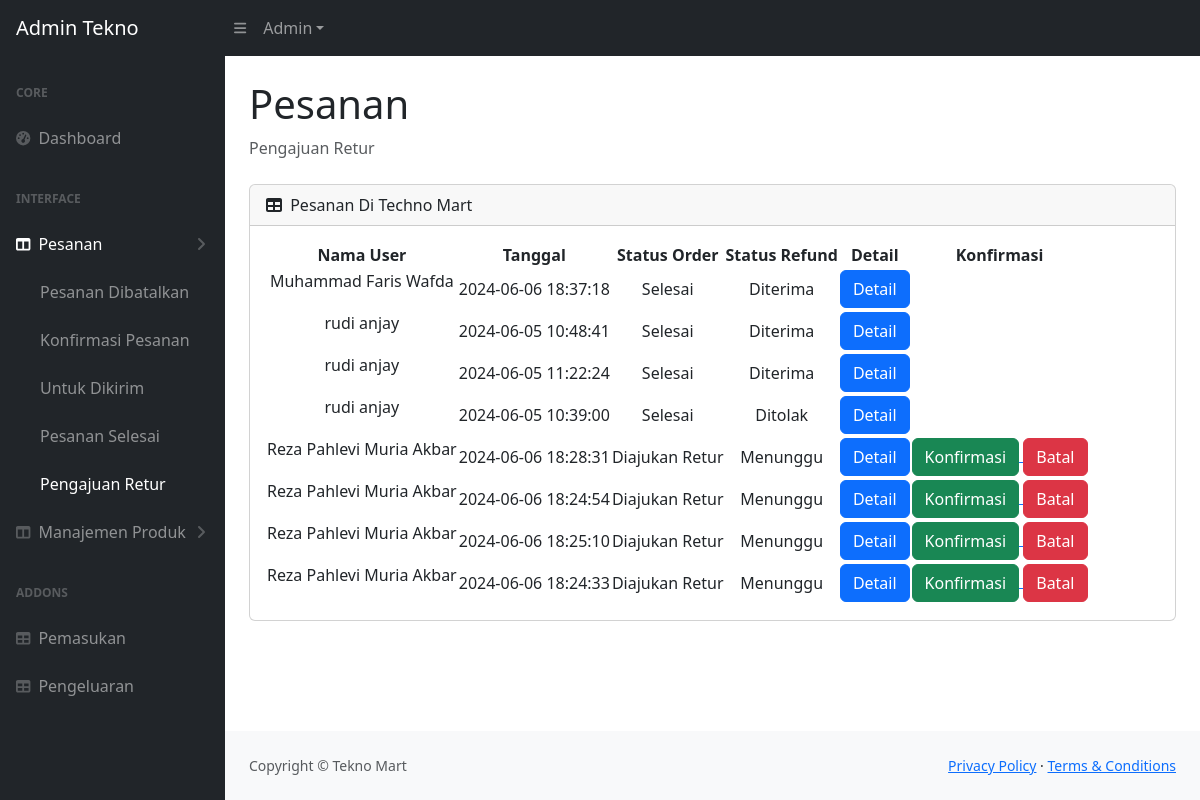
Screenshot of /bangjanganbang/refund.php with the database file from the repository.
### tables this page shows
CREATE TABLE `orders` (
  `id_orders` int(10) NOT NULL,
  `id_user` int(10) NOT NULL,
  `id_jasa` int(10) NOT NULL,
  `id_metode` int(10) NOT NULL,
  `tanggal` datetime NOT NULL,
  `pesan` varchar(255) NOT NULL,
  `konfirmasi` varchar(99) NOT NULL,
  `status` varchar(99) NOT NULL,
  `bukti_pembayaran` varchar(255) NOT NULL
);

CREATE TABLE `tb_user` (
  `id_user` int(10) NOT NULL,
  `username` varchar(99) NOT NULL,
  `nama` varchar(99) NOT NULL,
  `telp` varchar(20) NOT NULL,
  `alamat` varchar(99) NOT NULL,
  `email` varchar(99) NOT NULL,
  `password` varchar(99) NOT NULL
);

CREATE TABLE `tb_refund` (
  `id_refund` int(10) NOT NULL,
  `id_orders` int(10) NOT NULL,
  `tanggal` datetime NOT NULL,
  `alasan` varchar(255) NOT NULL,
  `bukti` varchar(255) NOT NULL,
  `status_refund` varchar(255) NOT NULL
);

### db/koneksi.php (called while the page is built, shortened)
<?php
$host = "localhost:3306";
$user = "root";
$password = "";
$dbname = "tecp5312_elektronik";
$conn = mysqli_connect($host, $user, $password, $dbname);
function query($query){
    global $conn;
    $result = mysqli_query($conn, $query);
    $rows = [];
    while ($row = mysqli_fetch_assoc($result)) {
        $rows[] = $row;
    }
    return $rows;
}
?>

### bangjanganbang/refund.php (the view, shortened to what this page needs)
<?php
    include "../db/koneksi.php";
    $orders = query("SELECT *, tb_refund.tanggal as tgl_refund, tb_refund.alasan FROM orders
                inner join jasa_kirim using(id_jasa)
                inner join metode using(id_metode)
                inner join tb_user using(id_user)
                left join tb_refund using(id_orders)
                where orders.status = 'Diajukan Retur' OR tb_refund.status_refund = 'Diterima' OR tb_refund.status_refund = 'Ditolak' ORDER BY orders.status DESC");
?>
<!DOCTYPE html>
<html lang="en">
    <head>
        <link href="https://cdn.jsdelivr.net/npm/simple-datatables@7.1.2/dist/style.min.css" rel="stylesheet" />
        <link href="../css/styles.css" rel="stylesheet" />
        <link href="https://cdn.jsdelivr.net/npm/bootstrap@5.3.3/dist/css/bootstrap.min.css" rel="stylesheet">
    </head>
    <body class="sb-nav-fixed">
        <nav class="sb-topnav navbar navbar-expand navbar-dark bg-dark">
            <a class="navbar-brand ps-3" href="index.php">Admin Tekno</a>
            <button class="btn btn-link btn-sm order-1 order-lg-0 me-4 me-lg-0" id="sidebarToggle" href="#!"><i class="fas fa-bars"></i></button>
            <ul class="navbar-nav ms-auto ms-md-0 me-3 me-lg-4">
                <li class="nav-item dropdown">
                    <a class="nav-link dropdown-toggle" id="navbarDropdown" href="#" role="button" data-bs-toggle="dropdown" aria-expanded="false">Admin</a>
                </li>
            </ul>
        </nav>
        <div id="layoutSidenav">
            <div id="layoutSidenav_nav">
                <nav class="sb-sidenav accordion sb-sidenav-dark" id="sidenavAccordion">
                    <div class="sb-sidenav-menu">
                        <div class="nav">
                            <div class="sb-sidenav-menu-heading">Core</div>
                            <a class="nav-link" href="index.php">
                                <div class="sb-nav-link-icon"><i class="fas fa-tachometer-alt"></i></div>
                                Dashboard
                            </a>
                            <div class="sb-sidenav-menu-heading">Interface</div>
                            <a class="nav-link collapsed active" href="#" data-bs-toggle="collapse" data-bs-target="#collapseLayouts" aria-expanded="true" aria-controls="collapseLayouts">
                                <div class="sb-nav-link-icon"><i class="fas fa-columns"></i></div>
                                Pesanan
                                <div class="sb-sidenav-collapse-arrow"><i class="fas fa-angle-down"></i></div>
                            </a>
                            <div class="collapse show" id="collapseLayouts" aria-labelledby="headingOne" data-bs-parent="#sidenavAccordion">
                                <nav class="sb-sidenav-menu-nested nav">
                                    <a class="nav-link" href="batal.php">Pesanan Dibatalkan</a>
                                    <a class="nav-link" href="konfirmasi.php">Konfirmasi Pesanan</a>
                                    <a class="nav-link" href="diproses.php">Untuk Dikirim</a>
                                    <a class="nav-link" href="selesai.php">Pesanan Selesai</a>
                                    <a class="nav-link active" href="refund.php">Pengajuan Retur</a>
                                </nav>
                            </div>
                            <a class="nav-link collapsed" href="#" data-bs-toggle="collapse" data-bs-target="#collapsePages" aria-expanded="false" aria-controls="collapsePages">
                                <div class="sb-nav-link-icon"><i class="fas fa-columns"></i></div>
                                Manajemen Produk
                                <div class="sb-sidenav-collapse-arrow"><i class="fas fa-angle-down"></i></div>
                            </a>
                            <div class="sb-sidenav-menu-heading">Addons</div>
                            <a class="nav-link" href="pendapatan.php">
                                <div class="sb-nav-link-icon"><i class="fas fa-table"></i></div>
                                Pemasukan
                            </a>
                            <a class="nav-link" href="pengeluaran.php">
                                <div class="sb-nav-link-icon"><i class="fas fa-table"></i></div>
                                Pengeluaran
                            </a>
                        </div>
                    </div>
                </nav>
            </div>
            <div id="layoutSidenav_content">
                <main>
                    <div class="container-fluid px-4">
                        <h1 class="mt-4">Pesanan</h1>
                        <ol class="breadcrumb mb-4">
                            <li class="breadcrumb-item active">Pengajuan Retur</li>
                        </ol>
                        <div class="card mb-4">
                            <div class="card-header">
                                <i class="fas fa-table me-1"></i>
                                Pesanan Di Techno Mart
                            </div>
                            <div class="card-body">
                                <table id="datatablesSimple" class="text-center">
                                    <thead>
                                        <tr>
                                            <th>Nama User</th>
                                            <th>Tanggal</th>
                                            <th>Status Order</th>
                                            <th>Status Refund</th>
                                            <th>Detail</th>
                                            <th>Konfirmasi</th>
                                        </tr>
                                    </thead>
                                    <tbody>
                                        <?php
                                        foreach ($orders as $ord){
                                        ?>
                                        <tr>
                                            <td><p style="font-size:16px"><?= $ord["nama"] ?></p></td>
                                            <td><?= $ord["tgl_refund"] ?></td>
                                            <td><?= $ord["status"] ?></td>
                                            <td><?= $ord["status_refund"] ?></td>
                                            <td>
                                                <button type="button" class="btn btn-primary" data-bs-toggle="modal" data-bs-target="#exampleModal<?= $ord['id_orders'] ?>">
                                                    Detail
                                                </button>
                                            </td>
                                            <td>
                                                <?php
                                                if ($ord["status"] == "Diajukan Retur") {
                                                ?>
                                                <form method="post">
                                                    <a href="" onclick="return confirm('Yakin untuk melakukan refund?')">
                                                        <button  type="submit" class="btn btn-success" name="confirm">
                                                            Konfirmasi
                                                        </button>
                                                    </a>
                                                    <a href="" onclick="return confirm('Yakin untuk membatalkan refund?')" >
                                                        <button type="submit" class="btn btn-danger" name="batal">
                                                            Batal
                                                        </button>
                                                    </a>
                                                </form>
                                                <?php }?>
                                            </td>
                                        </tr>
                                        <?php }?>
                                    </tbody>
                                </table>
                            </div>
                        </div>
                    </div>
                </main>
                <footer class="py-4 bg-light mt-auto">
                    <div class="container-fluid px-4">
                        <div class="d-flex align-items-center justify-content-between small">
                            <div class="text-muted">Copyright &copy; Tekno Mart</div>
                            <div>
                                <a href="#">Privacy Policy</a>
                                &middot;
                                <a href="#">Terms &amp; Conditions</a>
                            </div>
                        </div>
                    </div>
                </footer>
            </div>
        </div>
    </body>
</html>

### rows the page displays
orders: id_user.nama "Muhammad Faris Wafda", tb_refund.tanggal "2024-06-06 18:37:18", status "Selesai", tb_refund.status_refund "Diterima"
orders: id_user.nama "rudi anjay", tb_refund.tanggal "2024-06-05 10:48:41", status "Selesai", tb_refund.status_refund "Diterima"
orders: id_user.nama "rudi anjay", tb_refund.tanggal "2024-06-05 11:22:24", status "Selesai", tb_refund.status_refund "Diterima"
orders: id_user.nama "rudi anjay", tb_refund.tanggal "2024-06-05 10:39:00", status "Selesai", tb_refund.status_refund "Ditolak"
orders: id_user.nama "Reza Pahlevi Muria Akbar", tb_refund.tanggal "2024-06-06 18:28:31", status "Diajukan Retur", tb_refund.status_refund "Menunggu", tb_refund.tanggal "2024-06-06 18:24:54", tb_refund.tanggal "2024-06-06 18:25:10", tb_refund.tanggal "2024-06-06 18:24:33"
